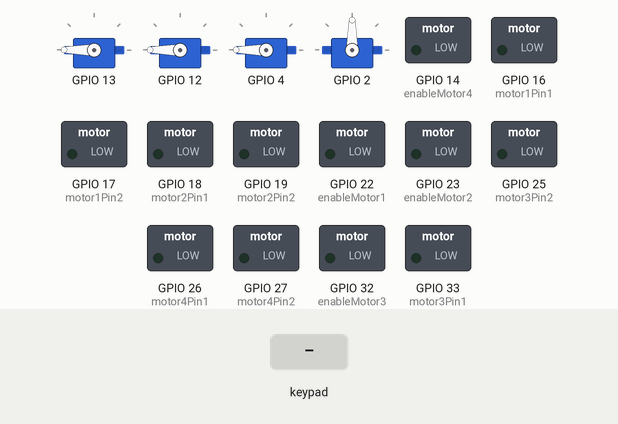
Bench run of a sketch on a simulated ESP32. On the bench: 4 × servo, switched loads named in the sketch (green lamp = pin HIGH). Inputs (shaded band) come from the test bench. Nothing arrives over Bluetooth unless stated; what the sketch prints to the serial monitor is not drawn.

Above: at 1.2 s.
1.3 s: key 'X' pressed
3.6 s: key 'U' pressed
At 3.81 s:
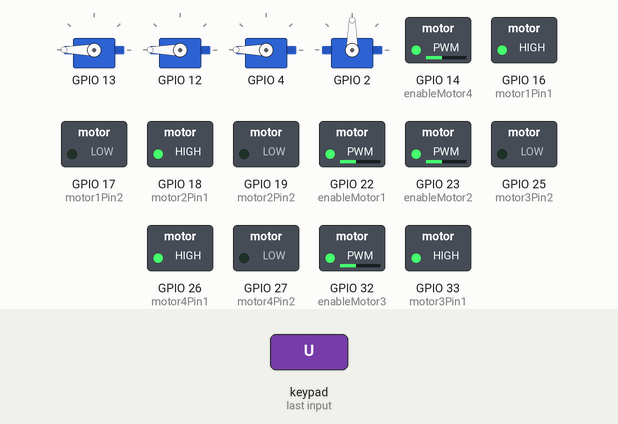
5.5 s: key 'D' pressed
At 5.71 s:
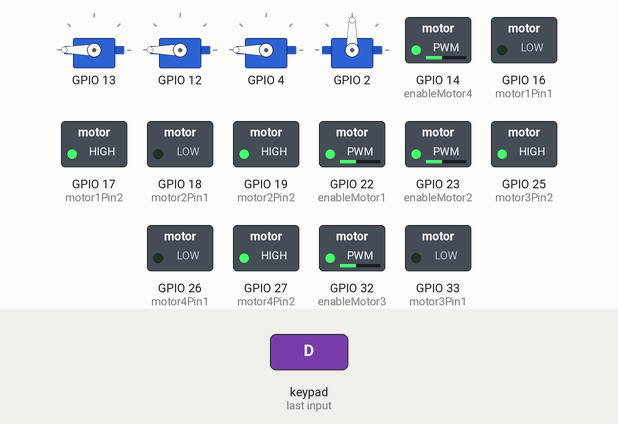
7.4 s: key 'L' pressed
At 7.61 s:
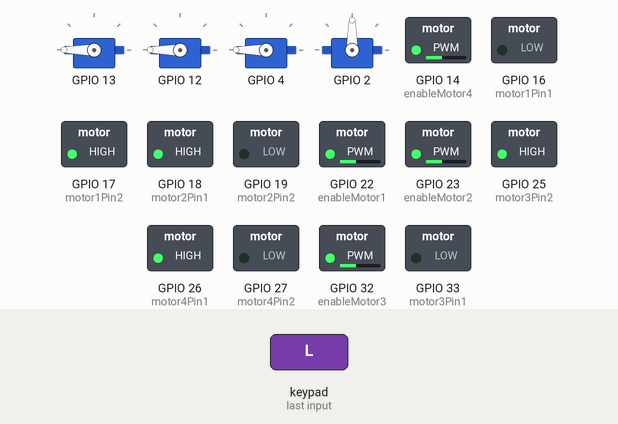
9.3 s: key 'R' pressed
At 9.51 s:
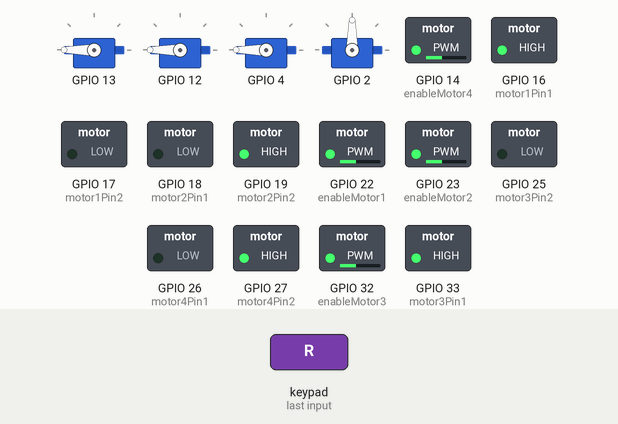
11.2 s: key 'T' pressed
Timing chart, 0 to 14.2 s (numbered marks = the images above; inputs shaded):
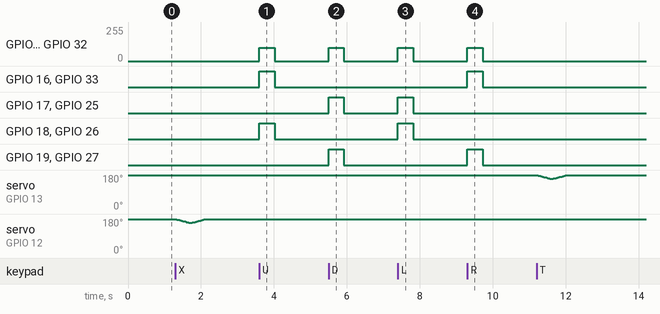

Measured:
- after the input at 3.6 s, GPIO 14 (enableMotor4), GPIO 22 (enableMotor1), GPIO 23 (enableMotor2), GPIO 32 (enableMotor3): 0/255 → 100/255 at once, → 0/255 0.42 s later; GPIO 16 (motor1Pin1), GPIO 18 (motor2Pin1), GPIO 26 (motor4Pin1), GPIO 33 (motor3Pin1): LOW → HIGH at once, → LOW 0.42 s later
- after the input at 5.5 s, GPIO 14 (enableMotor4), GPIO 22 (enableMotor1), GPIO 23 (enableMotor2), GPIO 32 (enableMotor3): 0/255 → 100/255 at once, → 0/255 0.42 s later; GPIO 17 (motor1Pin2), GPIO 19 (motor2Pin2), GPIO 25 (motor3Pin2), GPIO 27 (motor4Pin2): LOW → HIGH at once, → LOW 0.42 s later
- after the input at 7.4 s, GPIO 14 (enableMotor4), GPIO 22 (enableMotor1), GPIO 23 (enableMotor2), GPIO 32 (enableMotor3): 0/255 → 100/255 at once, → 0/255 0.42 s later; GPIO 17 (motor1Pin2), GPIO 18 (motor2Pin1), GPIO 25 (motor3Pin2), GPIO 26 (motor4Pin1): LOW → HIGH at once, → LOW 0.42 s later
- after the input at 9.3 s, GPIO 14 (enableMotor4), GPIO 22 (enableMotor1), GPIO 23 (enableMotor2), GPIO 32 (enableMotor3): 0/255 → 100/255 at once, → 0/255 0.42 s later; GPIO 16 (motor1Pin1), GPIO 19 (motor2Pin2), GPIO 27 (motor4Pin2), GPIO 33 (motor3Pin1): LOW → HIGH at once, → LOW 0.42 s later

The sketch:

Projectofinal2.ino
```cpp
#include <PS4Controller.h>
#include <ESP32Servo.h>
#include <vector>

#define SERVO_FORWARD_STEP_ANGLE 1
#define SERVO_BACKWARD_STEP_ANGLE -1

struct ServoPins
{
  Servo servo;
  int servoPin;
  String servoName;
  int initialPosition;
};

std::vector<ServoPins> servoPins =
{
  { Servo(), 13 , "Base", 180},
  { Servo(), 12 , "Shoulder", 180},
  { Servo(), 4 , "Elbow", 180},
  { Servo(), 2 , "Gripper", 90},
};

bool gripperSwitch = false ;

// Motor configuration
int enableMotor1 = 22;
int motor1Pin1 = 16;
int motor1Pin2 = 17;

int enableMotor2 = 23;
int motor2Pin1 = 18;
int motor2Pin2 = 19;

int enableMotor3 = 32;
int motor3Pin1 = 33;
int motor3Pin2 = 25;

int enableMotor4 = 14;
int motor4Pin1 = 26;
int motor4Pin2 = 27;

#define MAX_MOTOR_SPEED 100  // Rango de 0 a 255, 255 es la velocidad máxima.

const int PWMFreq = 1000; /* 1 KHz */
const int PWMResolution = 8;
const int PWMSpeedChannel = 4;

void writeServoValues(int servoIndex, int servoDirection)
{
  int servoPosition = servoPins[servoIndex].servo.read();

  if (servoIndex == 3)
  { // Control del gripper
    if (gripperSwitch)
    {
      servoPosition = 180; // Posición cuando el gripper está cerrado
    }
    else
    {
      servoPosition = 90; // Posición cuando el gripper está abierto
    }
  } else
  {
    if (servoDirection == SERVO_FORWARD_STEP_ANGLE)
    {
      servoPosition += SERVO_FORWARD_STEP_ANGLE;
    } else if (servoDirection == SERVO_BACKWARD_STEP_ANGLE)
    {
      servoPosition += SERVO_BACKWARD_STEP_ANGLE;
    }
  }

  if (servoPosition > 180) {
    servoPosition = 180;
  } else if (servoPosition < 0) {
    servoPosition = 0;
  }

  servoPins[servoIndex].servo.write(servoPosition);
}

void notify()
{
  bool rx = PS4.Triangle();  // Base       =>  Left stick - eje x
  bool ry = PS4.Cross();  // Shoulder   =>  Left stick  - eje y
  bool ly = PS4.Circle();  // Elbow      =>  Right stick  - eje y
  bool lx = PS4.Square();  // Gripper    =>  Right stick - eje x

  if (rx == 1) {
    writeServoValues(0, SERVO_BACKWARD_STEP_ANGLE);
  } else if (rx == 0) {
    writeServoValues(0, SERVO_FORWARD_STEP_ANGLE);
  }

  if (ry == 1) {
    writeServoValues(1, SERVO_BACKWARD_STEP_ANGLE);
  } else if (ry == 0) {
    writeServoValues(1, SERVO_FORWARD_STEP_ANGLE);
  }

  if (PS4.Share()) {
    gripperSwitch = !gripperSwitch;  // Alternar agarre cerrado / abierto
    writeServoValues(3, 0); // Control del gripper
  }
  // Control de los motores
  if (PS4.Up())
  {
    rotateMotors(MAX_MOTOR_SPEED, MAX_MOTOR_SPEED, MAX_MOTOR_SPEED, MAX_MOTOR_SPEED);
  }
  else if (PS4.Down())
  {
    rotateMotors(-MAX_MOTOR_SPEED, -MAX_MOTOR_SPEED, -MAX_MOTOR_SPEED, -MAX_MOTOR_SPEED);
  }
  else if (PS4.Left())
  {
    rotateMotors(-MAX_MOTOR_SPEED, MAX_MOTOR_SPEED, -MAX_MOTOR_SPEED, MAX_MOTOR_SPEED);
  }
  else if (PS4.Right())
  {
    rotateMotors(MAX_MOTOR_SPEED, -MAX_MOTOR_SPEED, MAX_MOTOR_SPEED, -MAX_MOTOR_SPEED);
  }

  else
  {
    stopMotors();
  }

}

void onConnect()
{
  Serial.println("Conectado.");
}

void onDisConnect()
{
  Serial.println("Desconectado.");
}

void rotateMotors(int speed1, int speed2, int speed3, int speed4)
{
  analogWrite(enableMotor1, abs(speed1));
  digitalWrite(motor1Pin1, speed1 > 0 ? HIGH : LOW);
  digitalWrite(motor1Pin2, speed1 < 0 ? HIGH : LOW);

  analogWrite(enableMotor2, abs(speed2));
  digitalWrite(motor2Pin1, speed2 > 0 ? HIGH : LOW);
  digitalWrite(motor2Pin2, speed2 < 0 ? HIGH : LOW);

  analogWrite(enableMotor3, abs(speed3));
  digitalWrite(motor3Pin1, speed3 > 0 ? HIGH : LOW);
  digitalWrite(motor3Pin2, speed3 < 0 ? HIGH : LOW);

  analogWrite(enableMotor4, abs(speed4));
  digitalWrite(motor4Pin1, speed4 > 0 ? HIGH : LOW);
  digitalWrite(motor4Pin2, speed4 < 0 ? HIGH : LOW);
}

void stopMotors()
{
  rotateMotors(0, 0, 0, 0);
}

void setUpPinModes()
{
  for (int i = 0; i < servoPins.size(); i++)
  {
    servoPins[i].servo.attach(servoPins[i].servoPin);
    servoPins[i].servo.write(servoPins[i].initialPosition);
  }

  pinMode(enableMotor1, OUTPUT);
  pinMode(motor1Pin1, OUTPUT);
  pinMode(motor1Pin2, OUTPUT);

  pinMode(enableMotor2, OUTPUT);
  pinMode(motor2Pin1, OUTPUT);
  pinMode(motor2Pin2, OUTPUT);

  pinMode(enableMotor3, OUTPUT);
  pinMode(motor3Pin1, OUTPUT);
  pinMode(motor3Pin2, OUTPUT);

  pinMode(enableMotor4, OUTPUT);
  pinMode(motor4Pin1, OUTPUT);
  pinMode(motor4Pin2, OUTPUT);

  // Configurar PWM para la velocidad de los motores
  ledcSetup(PWMSpeedChannel, PWMFreq, PWMResolution);
  ledcAttachPin(enableMotor1, PWMSpeedChannel);
  ledcAttachPin(enableMotor2, PWMSpeedChannel);
  ledcAttachPin(enableMotor3, PWMSpeedChannel);
  ledcAttachPin(enableMotor4, PWMSpeedChannel);
  ledcWrite(PWMSpeedChannel, MAX_MOTOR_SPEED);

  rotateMotors(0, 0, 0, 0);
}

void setup()
{
  setUpPinModes();
  Serial.begin(115200);
  PS4.begin();
  PS4.attach(notify);
  PS4.attachOnConnect(onConnect);
  PS4.attachOnDisconnect(onDisConnect);
  Serial.println("Listo.");
}

void loop()
{
}
```
